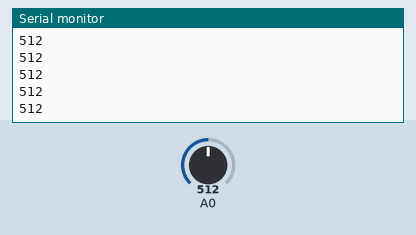
A sketch run on a simulated Arduino Uno, built with avr-gcc and run on an emulated ATmega328P. Parts: the last lines printed to the serial monitor. The test bench sets the inputs (shaded band); at power-on: A0 = 512.

Above: at 1.2 s.
1.3 s: A0 set to 716
At 1.56 s:
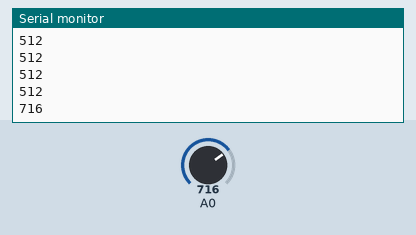
2.8 s: A0 set to 900
At 2.96 s:
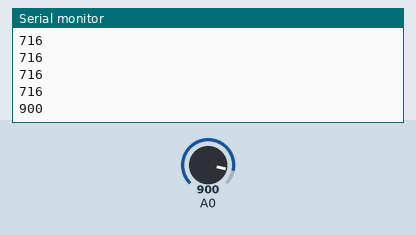
Timing chart, 0 to 5.8 s (numbered marks = the images above; inputs shaded):
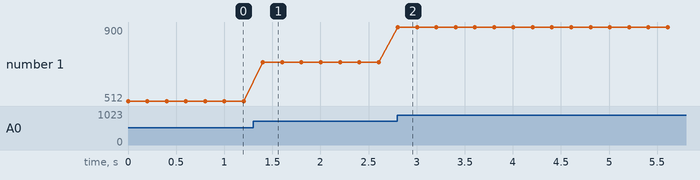

The sketch:

AnalogRead.ino
```cpp
int value;

void setup() {
  // put your setup code here, to run once:
  Serial.begin(9600);
}

void loop() {
  // put your main code here, to run repeatedly:
  value=analogRead(0);
  Serial.println(value);
  delay(200);
}
```

Measured:
- after the input at 1.3 s, the serial monitor: prints a new line after 0.10 s (image 1)
- after the input at 2.8 s, the serial monitor: prints a new line at once (image 2)
- plotted number 1: 512 → 716 after the input at 1.3 s, 716 → 900 after the input at 2.8 s
